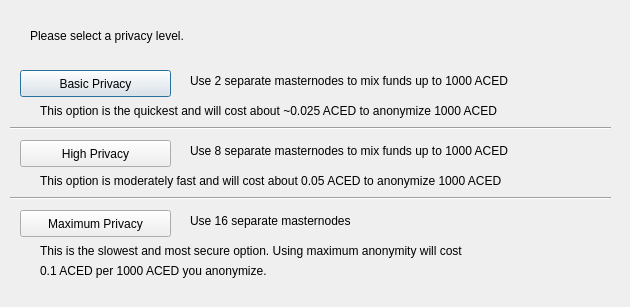
<?xml version="1.0" encoding="UTF-8"?>
<ui version="4.0">
 <class>DarksendConfig</class>
 <widget class="QDialog" name="DarksendConfig">
  <property name="geometry">
   <rect>
    <x>0</x>
    <y>0</y>
    <width>630</width>
    <height>307</height>
   </rect>
  </property>
  <property name="windowTitle">
   <string>Configure PrivateSend</string>
  </property>
  <widget class="QPushButton" name="buttonBasic">
   <property name="geometry">
    <rect>
     <x>20</x>
     <y>70</y>
     <width>151</width>
     <height>27</height>
    </rect>
   </property>
   <property name="text">
    <string>Basic Privacy</string>
   </property>
  </widget>
  <widget class="QPushButton" name="buttonHigh">
   <property name="geometry">
    <rect>
     <x>20</x>
     <y>140</y>
     <width>151</width>
     <height>27</height>
    </rect>
   </property>
   <property name="text">
    <string>High Privacy</string>
   </property>
  </widget>
  <widget class="QPushButton" name="buttonMax">
   <property name="geometry">
    <rect>
     <x>20</x>
     <y>210</y>
     <width>151</width>
     <height>27</height>
    </rect>
   </property>
   <property name="text">
    <string>Maximum Privacy</string>
   </property>
  </widget>
  <widget class="QLabel" name="label">
   <property name="geometry">
    <rect>
     <x>30</x>
     <y>20</y>
     <width>571</width>
     <height>31</height>
    </rect>
   </property>
   <property name="text">
    <string>Please select a privacy level.</string>
   </property>
  </widget>
  <widget class="QLabel" name="label_2">
   <property name="geometry">
    <rect>
     <x>190</x>
     <y>70</y>
     <width>421</width>
     <height>21</height>
    </rect>
   </property>
   <property name="text">
    <string>Use 2 separate masternodes to mix funds up to 1000 ACED</string>
   </property>
  </widget>
  <widget class="QLabel" name="label_3">
   <property name="geometry">
    <rect>
     <x>190</x>
     <y>140</y>
     <width>411</width>
     <height>21</height>
    </rect>
   </property>
   <property name="text">
    <string>Use 8 separate masternodes to mix funds up to 1000 ACED</string>
   </property>
  </widget>
  <widget class="QLabel" name="label_4">
   <property name="geometry">
    <rect>
     <x>190</x>
     <y>210</y>
     <width>421</width>
     <height>21</height>
    </rect>
   </property>
   <property name="text">
    <string>Use 16 separate masternodes</string>
   </property>
  </widget>
  <widget class="QLabel" name="label_6">
   <property name="geometry">
    <rect>
     <x>40</x>
     <y>100</y>
     <width>561</width>
     <height>21</height>
    </rect>
   </property>
   <property name="text">
    <string>This option is the quickest and will cost about ~0.025 ACED to anonymize 1000 ACED</string>
   </property>
  </widget>
  <widget class="QLabel" name="label_7">
   <property name="geometry">
    <rect>
     <x>40</x>
     <y>170</y>
     <width>561</width>
     <height>21</height>
    </rect>
   </property>
   <property name="text">
    <string>This option is moderately fast and will cost about 0.05 ACED to anonymize 1000 ACED</string>
   </property>
  </widget>
  <widget class="QLabel" name="label_8">
   <property name="geometry">
    <rect>
     <x>40</x>
     <y>240</y>
     <width>561</width>
     <height>21</height>
    </rect>
   </property>
   <property name="text">
    <string>This is the slowest and most secure option. Using maximum anonymity will cost</string>
   </property>
  </widget>
  <widget class="QLabel" name="label_9">
   <property name="geometry">
    <rect>
     <x>40</x>
     <y>260</y>
     <width>561</width>
     <height>21</height>
    </rect>
   </property>
   <property name="text">
    <string>0.1 ACED per 1000 ACED you anonymize.</string>
   </property>
  </widget>
  <widget class="Line" name="line">
   <property name="geometry">
    <rect>
     <x>10</x>
     <y>120</y>
     <width>601</width>
     <height>16</height>
    </rect>
   </property>
   <property name="orientation">
    <enum>Qt::Horizontal</enum>
   </property>
  </widget>
  <widget class="Line" name="line_2">
   <property name="geometry">
    <rect>
     <x>10</x>
     <y>190</y>
     <width>601</width>
     <height>16</height>
    </rect>
   </property>
   <property name="orientation">
    <enum>Qt::Horizontal</enum>
   </property>
  </widget>
 </widget>
 <resources/>
 <connections/>
</ui>
